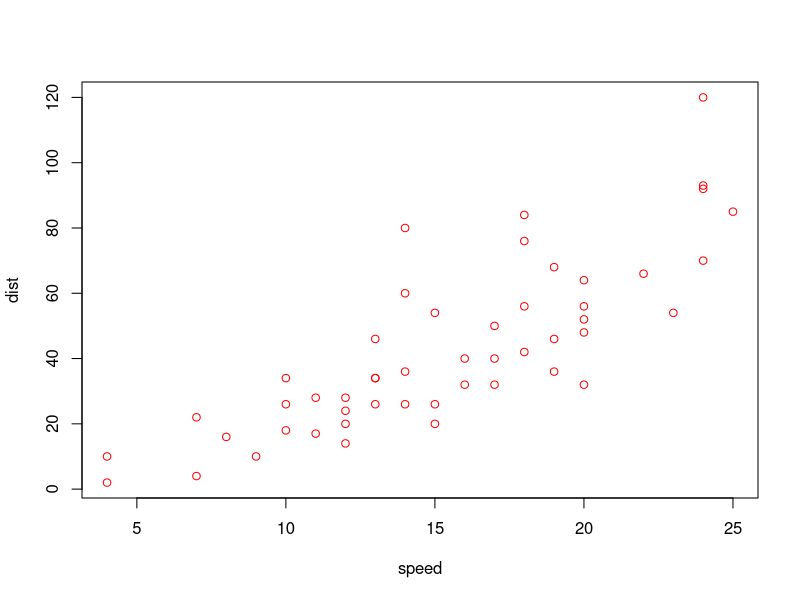

Source code (R):
## ---- chunk 1
library(knitr)
knitr::opts_chunk$set(fig.path='{{ site.url }}/images/exploring-the-cars-dataset-')
## ---- chunk 2
summary(cars)
## ---- chunk 3
plot(cars, col="red")
